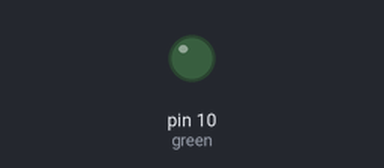
This sketch was run on a simulated Arduino Uno, built with avr-gcc and run on an emulated ATmega328P. Shown: output pins drawn as LEDs (lit = HIGH).

Above: at 0.05 s.
At 1.95 s:
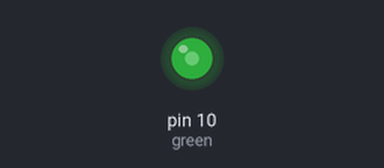
At 3.9 s:
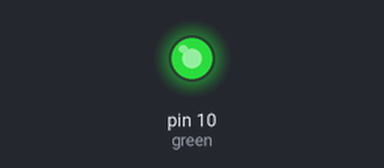
At 7.75 s:
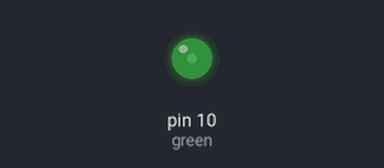
Timing chart, 0 to 11.1 s (numbered marks = the images above):
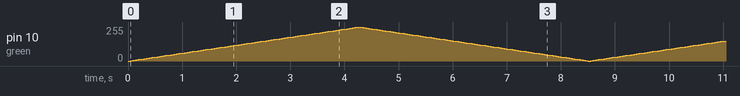

The sketch:

4_project.ino
```cpp
int green = 10;
int t = 3;
void setup() {
  // put your setup code here, to run once:
  pinMode(green, OUTPUT);
}

void loop() {
  // put your main code here, to run repeatedly:
  for(int i =0;i < 255; i += t){
    analogWrite(green, i);
    delay(50);
  }
  for(int i = 255;i > 0; i -= t){
    analogWrite(green, i);
    delay(50);
  }
}
```
